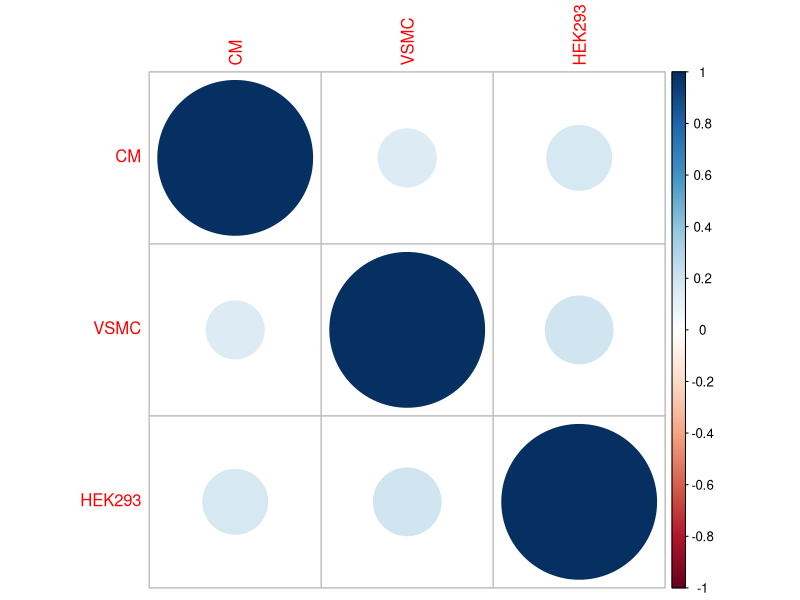
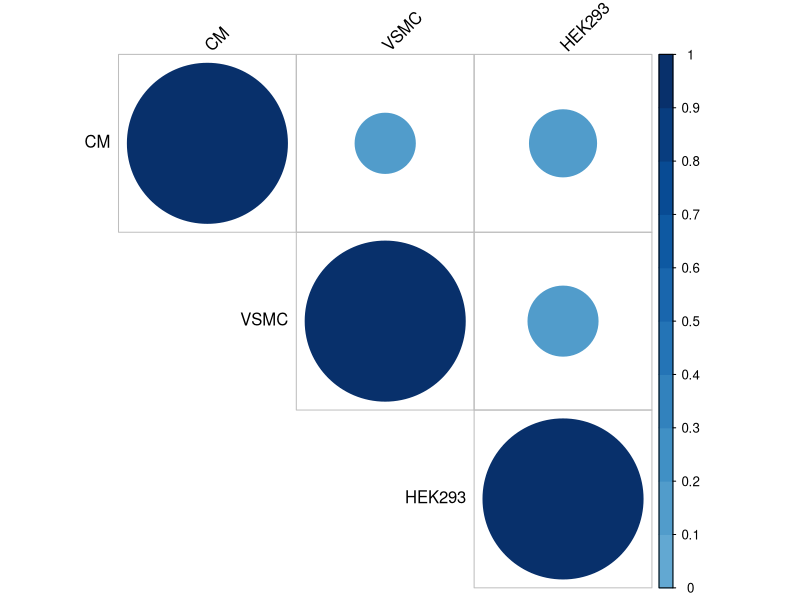

Recreate these plots in R, in order.
##### pearson correlation between DHS HEK and cardiovascular #####
### data comes from running jaccard between DHS profiles

### DHS data ###
sample.meta <- data.frame("CM" = c(1, 0.141514, 0.175783),
                          "VSMC" = c(0.141514, 1, 0.191493),
                          "HEK293" = c( 0.175783, 0.191493, 1))

rownames(sample.meta) <- c('CM','VSMC','HEK293')

### plot ####
library(corrplot)
corrplot(as.matrix(sample.meta))

corrplot(as.matrix(sample.meta), type = "upper", order = "hclust", 
         tl.col = "black", tl.srt = 45, col = COL1("Blues", 20), col.lim = c(0, 1))

         